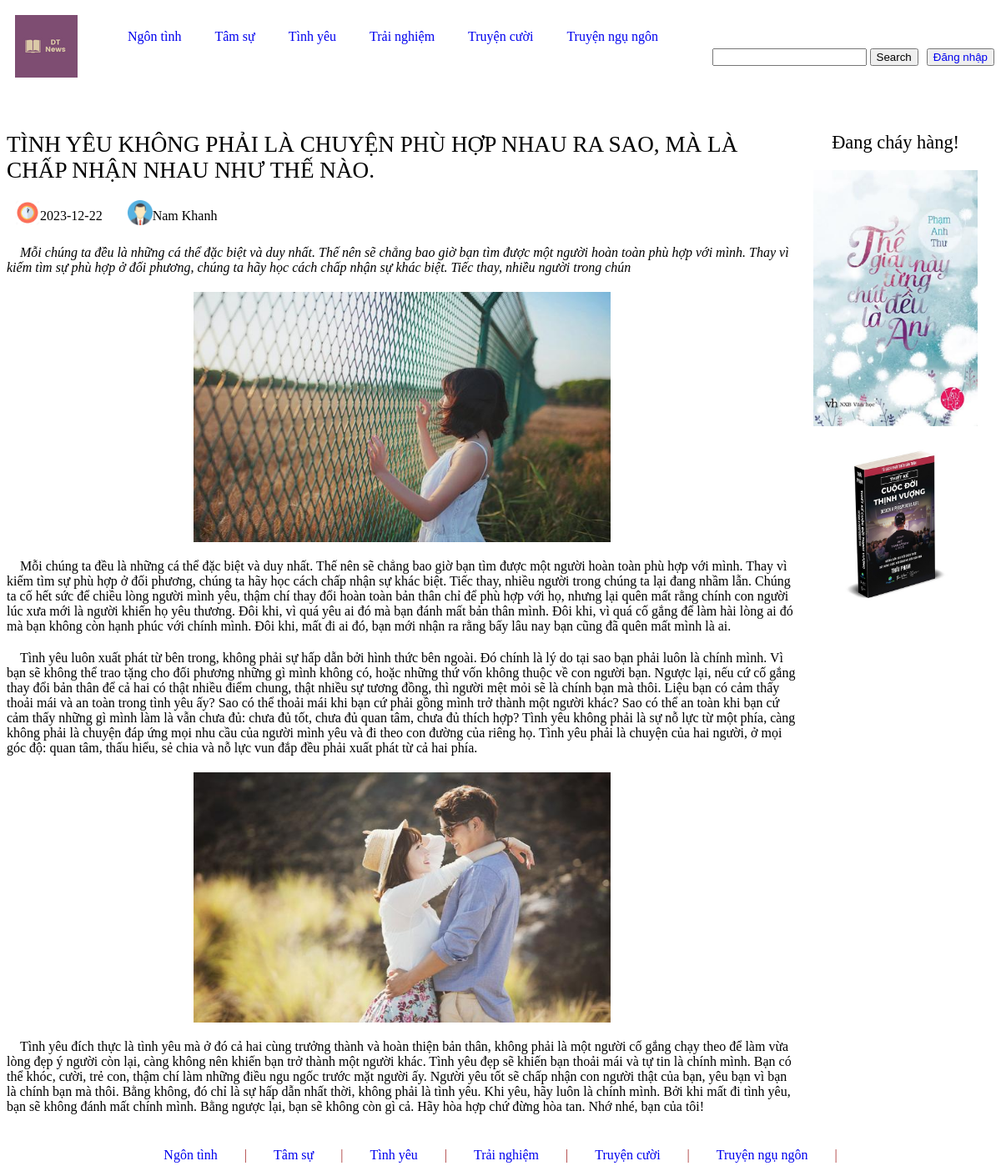
Page /post.php?baiviet=TÌNH YÊU KHÔNG PHẢI LÀ CHUYỆN PHÙ HỢP NHAU RA SAO, MÀ LÀ CHẤP NHẬN NHAU NHƯ THẾ NÀO. on the committed database.
### tables this page shows
CREATE TABLE `theloai` (
  `id` int(11) NOT NULL,
  `tittle` varchar(255) NOT NULL,
  `description` varchar(255) DEFAULT NULL,
  `created_at` date NOT NULL,
  `updated_at` date NOT NULL
);

CREATE TABLE `baiviet` (
  `id` int(11) NOT NULL,
  `tittle` varchar(255) NOT NULL,
  `quoest` varchar(255) NOT NULL,
  `contentfirst` text NOT NULL,
  `contentsecond` text NOT NULL,
  `contentthird` text NOT NULL,
  `thumbnail` varchar(45) NOT NULL,
  `thumbnailsecond` varchar(255) NOT NULL,
  `created_at` date NOT NULL,
  `updated_at` date NOT NULL,
  `theloai_id` int(11) NOT NULL,
  `user_id` int(11) NOT NULL
);

CREATE TABLE `users` (
  `id` int(11) NOT NULL,
  `username` varchar(45) NOT NULL,
  `password` varchar(18) NOT NULL,
  `thumbnail` varchar(55) NOT NULL,
  `birthday` date NOT NULL,
  `role` varchar(255) NOT NULL,
  `chucvu` varchar(11) NOT NULL
);

### post.php (the view)
<?php include("header_phu.php"); ?>
<link rel="stylesheet" href="./asset/css/post/style.css">
<div class="main">
    <div class="left">
        <?php
            $name = $_GET['baiviet'];
            $qr = "SELECT * FROM baiviet WHERE tittle = '$name'";
            $rs = $conn -> query($qr);
            $str = '';
            while ($r = $rs -> fetch_assoc()) {
                $id = $r['user_id'];
                $qr2 = "SELECT * FROM users WHERE id = $id";
                $rs2 = $conn -> query($qr2);
                while ($r2 = $rs2 -> fetch_assoc()) {
                    $str .= ' <div class="tittle">'.$r['tittle'].'</div>
                    <div class="note">
                        <div class="oclock">
                            <img src="./asset/img/home/oclock.jpg" width="30px" height="30px" alt="">
                        </div>
                        <div class="create chu">'.$r['created_at'].'</div>
                        <div class="tacgia">
                            <img src="./asset/img/post/avt.png" width="30px" height="30px" alt="">
                        </div>
                        <div class="nametacgia chu">'.$r2['role'].'</div>
                    </div>
                    <div class="quoest">&ensp;&ensp;'.$r['quoest'].'</div>
                    <div class="img1">
                        <img src="./asset/img/post/'.$r['thumbnail'].'" width = "500px" height="300px" alt="">
                    </div>
                    <div class="doan1">&ensp;&ensp;'.$r['contentfirst'].'</div>
                    <div class="doan1">&ensp;&ensp;'.$r['contentsecond'].'</div>
                    <div class="img1">
                        <img src="./asset/img/post/'.$r['thumbnailsecond'].'" width = "500px" height="300px" alt="">
                    </div>
                    <div class="doan1">&ensp;&ensp;'.$r['contentthird'].'</div>';
                }
            }
            echo $str;
        ?>
    </div>
    <div class="right">
        <div class="tieude chunhapnhay" style="font-size: 1.4rem">Đang cháy hàng!</div>
        <a href="cart.php"> <div class="qc1">
            <img id="changeImg" src="./asset/img/ad/advance/thegian.jpg" width="100%" height="100%" alt="">
        </div></a>
        <div class="qc1">
            <img src="./asset/img/ad/advance/khac1.jpg" width="100%" height="100%" alt="">
        </div>
    </div>
</div>
<?php include("footer.php"); ?>

### header_phu.php (shortened to what this page needs)
<?php require('./lib/config.php'); ?>
<!DOCTYPE html>
<html lang="en">
<head>
    <link rel="stylesheet" href="./asset/css/style.css">
</head>
<body>
<div class="container">
        <div class="header">
            <a href="index.php"><div class="logo"></div></a>
            <div class="menu" style="margin: 0;">
                <ul class="root">
                    <?php
                        $str = "select * from theloai";
                        $query = $conn -> query($str);
                        $str_tl = '';
                        while ($r = $query -> fetch_assoc()) {
                            $str_tl .= '<li><a href="category.php?theloai='.$r['tittle'].'">'.$r['tittle'].'</a></li> ';
                        }
                        echo $str_tl;
                    ?>
                </ul>
            </div>
            <div class="search">
                <input type="text" value="">
                <button>Search</button>
            </div>
            <div class="login">
                <button class=""><a href="http://localhost/web/admin/login.php" style= "text-decoration: none">Đăng nhập</a> </button>
            </div>
        </div>

### footer.php
<div class="footer">
        <?php
            $string = "Select * from theloai";
            $query = $conn -> query($string);
            $str = '&ensp;&ensp;&ensp;&ensp;';
            while ($r = $query -> fetch_assoc()) {
                $str .= '<a href="category.php?theloai='.$r['tittle'].'" style="text-decoration: none;">'.$r['tittle'].'</a>&ensp;&ensp;&ensp;&ensp;|&ensp;&ensp;&ensp;&ensp;';
            }
            echo $str;
        ?>
    </div>
</body>
</html>

### asset/css/style.css (style rules this page uses)
.header { width: 100%; height: 100px; display: flex; }
.logo { background-image: url(../img/Home/logo.png); width: 75px; height: 75px; margin-top: 10px; margin-left: 10px; }
.menu { width: 923px; height: 40px; margin: 0px auto; }
ul.root>li { list-style: none; float: left; position: relative; }
ul.root>li>a { text-decoration: none; padding: 0px 20px 0px 20px; line-height: 40px; display: block; }
.menu { flex: 5; font-size: 1rem; color: rgb(153, 0, 255); justify-content: center; }
.search { margin-top: 50px; margin-bottom: 40px; margin-left: 10px; }
.login { margin-top: 50px; margin-bottom: 40px; margin-left: 10px; }
.footer { width: 100%; color: brown; }
.footer { margin-top: 20px; margin-bottom: 10px; display: flex; justify-content: center; }

### asset/css/post/style.css (style rules this page uses)
.main { display: flex; margin-top: 50px; }
.left { flex: 4; }
.tittle { display: flex; justify-content: center; font-size: 1.7rem; }
.note { display: flex; margin: 20px 10px ; }
.tacgia { margin-left: 30px; }
.chu { margin-top: 10px; }
.quoest { font-style: italic; }
.img1 { display: flex; justify-content: center; margin: 20px auto; }
.doan1 { margin: 0px auto 20px; }
.right { flex: 1; }
.qc1 { display: flex; justify-content: center; margin: 20px 20px; }
.tieude { display: flex; justify-content: center; }

### rows in the picture
theloai: tittle "Ngôn tình"
theloai: tittle "Tâm sự"
theloai: tittle "Tình yêu"
theloai: tittle "Trải nghiệm"
theloai: tittle "Truyện cười"
theloai: tittle "Truyện ngụ ngôn"
baiviet: tittle "TÌNH YÊU KHÔNG PHẢI LÀ CHUYỆN PHÙ HỢP NHAU RA SAO, MÀ LÀ CHẤP NHẬN NHAU NHƯ THẾ NÀO.", created_at "2023-12-22", quoest "Mỗi chúng ta đều là những cá thể đặc biệt và duy nhất. Thế nên sẽ chẳng bao giờ bạn tìm được một người hoàn toàn phù hợp với mình. Thay vì kiếm tìm sự phù hợp ở đối phương, chúng ta hãy học cách chấp nhận sự khác biệt. Tiếc thay, nhiều người trong chún", contentfirst "Mỗi chúng ta đều là những cá thể đặc biệt và duy nhất. Thế nên sẽ chẳng bao giờ bạn tìm được một người hoàn toàn phù hợp với mình. Thay vì kiếm tìm sự phù hợp ở đối phương, chúng ta hãy học cách chấp nhận sự khác biệt. Tiếc thay, nhiều người trong chúng ta lại đang nhầm lẫn. Chúng ta cố hết sức để chiều lòng người mình yêu, thậm chí thay đổi hoàn toàn bản thân chỉ để phù hợp với họ, nhưng lại quên mất rằng chính con người lúc xưa mới là người khiến họ yêu thương. Đôi khi, vì quá yêu ai đó mà bạn đánh mất bản thân mình. Đôi khi, vì quá cố gắng để làm hài lòng ai đó mà bạn không còn hạnh phúc với chính mình. Đôi khi, mất đi ai đó, bạn mới nhận ra rằng bấy lâu nay bạn cũng đã quên mất mình là…", contentsecond "Tình yêu luôn xuất phát từ bên trong, không phải sự hấp dẫn bởi hình thức bên ngoài. Đó chính là lý do tại sao bạn phải luôn là chính mình. Vì bạn sẽ không thể trao tặng cho đối phương những gì mình không có, hoặc những thứ vốn không thuộc về con người bạn. Ngược lại, nếu cứ cố gắng thay đổi bản thân để cả hai có thật nhiều điểm chung, thật nhiều sự tương đồng, thì người mệt mỏi sẽ là chính bạn mà thôi. Liệu bạn có cảm thấy thoải mái và an toàn trong tình yêu ấy? Sao có thể thoải mái khi bạn cứ phải gồng mình trở thành một người khác? Sao có thể an toàn khi bạn cứ cảm thấy những gì mình làm là vẫn chưa đủ: chưa đủ tốt, chưa đủ quan tâm, chưa đủ thích hợp? Tình yêu không phải là sự nỗ lực từ…", contentthird "Tình yêu đích thực là tình yêu mà ở đó cả hai cùng trưởng thành và hoàn thiện bản thân, không phải là một người cố gắng chạy theo để làm vừa lòng đẹp ý người còn lại, càng không nên khiến bạn trở thành một người khác. Tình yêu đẹp sẽ khiến bạn thoải mái và tự tin là chính mình. Bạn có thể khóc, cười, trẻ con, thậm chí làm những điều ngu ngốc trước mặt người ấy. Người yêu tốt sẽ chấp nhận con người thật của bạn, yêu bạn vì bạn là chính bạn mà thôi. Bằng không, đó chỉ là sự hấp dẫn nhất thời, không phải là tình yêu. Khi yêu, hãy luôn là chính mình. Bởi khi mất đi tình yêu, bạn sẽ không đánh mất chính mình. Bằng ngược lại, bạn sẽ không còn gì cả. Hãy hòa hợp chứ đừng hòa tan. Nhớ nhé, bạn của…"
users: role "Nam Khanh", baiviet.thumbnail (picture), baiviet.thumbnailsecond (picture)
